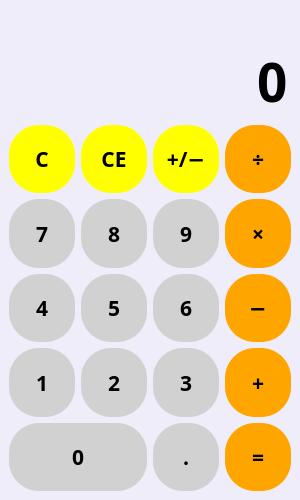
<?xml version="1.0" encoding="UTF-8"?>
<ui version="4.0">
 <class>MainWindow</class>
 <widget class="QMainWindow" name="MainWindow">
  <property name="geometry">
   <rect>
    <x>0</x>
    <y>0</y>
    <width>300</width>
    <height>500</height>
   </rect>
  </property>
  <property name="minimumSize">
   <size>
    <width>300</width>
    <height>500</height>
   </size>
  </property>
  <property name="windowTitle">
   <string>Calculator (by Dumanski)</string>
  </property>
  <property name="windowIcon">
   <iconset resource="files.qrc">
    <normaloff>:/icons/icons/calculate_black_24dp.png</normaloff>:/icons/icons/calculate_black_24dp.png</iconset>
  </property>
  <property name="styleSheet">
   <string notr="true">QWidget {
	color: black;
	background-color: #F0EDFA;
	font-family: Rubik;
	font-size: 16pt;
	font-weight: 500;
}

QPushButton {
	background-color: #D1D1D1;
	border-radius: 30px;
}

QPushButton:hover {
	background-color: #ADADAD;
}

QPushButton:pressed {
	background-color: #888;
}

/* Div, mul, sub, add, calc buttons style */
#btn_div, #btn_mult, #btn_minus, #btn_plus, #btn_calc {
	background-color: #FFA500;
}

#btn_div:hover, #btn_mult:hover, #btn_minus:hover, #btn_plus:hover, #btn_calc:hover {
	background-color: #CF8600;
}

#btn_div:pressed, #btn_mult:pressed, #btn_minus:pressed, #btn_plus:pressed, #btn_calc:pressed {
	background-color: #AD7100;
}

/*C, CE, Backspace, neg buttons style */
#btn_c, #btn_ce, #btn_backspace, #btn_negative{
	background-color: #FFFF00;
}

#btn_c:hover, #btn_ce:hover, #btn_backspace:hover, #btn_negative:hover{
	background-color: #C7C700;
}

#btn_c:pressed, #btn_ce:pressed, #btn_backspace:pressed, #btn_negative:pressed{
	background-color: #ADAD00;
}</string>
  </property>
  <property name="iconSize">
   <size>
    <width>24</width>
    <height>24</height>
   </size>
  </property>
  <widget class="QWidget" name="centralwidget">
   <layout class="QVBoxLayout" name="verticalLayout">
    <item>
     <widget class="QLabel" name="temp">
      <property name="sizePolicy">
       <sizepolicy hsizetype="Preferred" vsizetype="Maximum">
        <horstretch>0</horstretch>
        <verstretch>0</verstretch>
       </sizepolicy>
      </property>
      <property name="styleSheet">
       <string notr="true">color: #888</string>
      </property>
      <property name="text">
       <string/>
      </property>
      <property name="alignment">
       <set>Qt::AlignRight|Qt::AlignTrailing|Qt::AlignVCenter</set>
      </property>
     </widget>
    </item>
    <item>
     <widget class="QLineEdit" name="entry">
      <property name="sizePolicy">
       <sizepolicy hsizetype="Expanding" vsizetype="Maximum">
        <horstretch>0</horstretch>
        <verstretch>0</verstretch>
       </sizepolicy>
      </property>
      <property name="font">
       <font>
        <family>Rubik</family>
        <pointsize>40</pointsize>
        <weight>62</weight>
        <bold>true</bold>
       </font>
      </property>
      <property name="styleSheet">
       <string notr="true">font-size: 40pt;
border: none</string>
      </property>
      <property name="text">
       <string>0</string>
      </property>
      <property name="maxLength">
       <number>9</number>
      </property>
      <property name="alignment">
       <set>Qt::AlignRight|Qt::AlignTrailing|Qt::AlignVCenter</set>
      </property>
      <property name="readOnly">
       <bool>true</bool>
      </property>
     </widget>
    </item>
    <item>
     <layout class="QGridLayout" name="layout_buttons" rowstretch="0,0,0,0,0" rowminimumheight="0,0,0,0,0">
      <property name="sizeConstraint">
       <enum>QLayout::SetDefaultConstraint</enum>
      </property>
      <property name="leftMargin">
       <number>0</number>
      </property>
      <property name="spacing">
       <number>6</number>
      </property>
      <item row="2" column="1">
       <widget class="QPushButton" name="btn_5">
        <property name="sizePolicy">
         <sizepolicy hsizetype="Minimum" vsizetype="Expanding">
          <horstretch>0</horstretch>
          <verstretch>0</verstretch>
         </sizepolicy>
        </property>
        <property name="cursor">
         <cursorShape>PointingHandCursor</cursorShape>
        </property>
        <property name="text">
         <string>5</string>
        </property>
        <property name="shortcut">
         <string>5</string>
        </property>
       </widget>
      </item>
      <item row="1" column="1">
       <widget class="QPushButton" name="btn_8">
        <property name="sizePolicy">
         <sizepolicy hsizetype="Minimum" vsizetype="Expanding">
          <horstretch>0</horstretch>
          <verstretch>0</verstretch>
         </sizepolicy>
        </property>
        <property name="cursor">
         <cursorShape>PointingHandCursor</cursorShape>
        </property>
        <property name="text">
         <string>8</string>
        </property>
        <property name="shortcut">
         <string>8</string>
        </property>
       </widget>
      </item>
      <item row="0" column="1">
       <widget class="QPushButton" name="btn_ce">
        <property name="sizePolicy">
         <sizepolicy hsizetype="Minimum" vsizetype="Expanding">
          <horstretch>0</horstretch>
          <verstretch>0</verstretch>
         </sizepolicy>
        </property>
        <property name="cursor">
         <cursorShape>PointingHandCursor</cursorShape>
        </property>
        <property name="text">
         <string>CE</string>
        </property>
       </widget>
      </item>
      <item row="0" column="0">
       <widget class="QPushButton" name="btn_c">
        <property name="sizePolicy">
         <sizepolicy hsizetype="Minimum" vsizetype="Expanding">
          <horstretch>0</horstretch>
          <verstretch>0</verstretch>
         </sizepolicy>
        </property>
        <property name="cursor">
         <cursorShape>PointingHandCursor</cursorShape>
        </property>
        <property name="text">
         <string>C</string>
        </property>
        <property name="shortcut">
         <string>Esc</string>
        </property>
       </widget>
      </item>
      <item row="1" column="0">
       <widget class="QPushButton" name="btn_7">
        <property name="sizePolicy">
         <sizepolicy hsizetype="Minimum" vsizetype="Expanding">
          <horstretch>0</horstretch>
          <verstretch>0</verstretch>
         </sizepolicy>
        </property>
        <property name="cursor">
         <cursorShape>PointingHandCursor</cursorShape>
        </property>
        <property name="text">
         <string>7</string>
        </property>
        <property name="shortcut">
         <string>7</string>
        </property>
       </widget>
      </item>
      <item row="3" column="0">
       <widget class="QPushButton" name="btn_1">
        <property name="sizePolicy">
         <sizepolicy hsizetype="Minimum" vsizetype="Expanding">
          <horstretch>0</horstretch>
          <verstretch>0</verstretch>
         </sizepolicy>
        </property>
        <property name="cursor">
         <cursorShape>PointingHandCursor</cursorShape>
        </property>
        <property name="text">
         <string>1</string>
        </property>
        <property name="shortcut">
         <string>1</string>
        </property>
       </widget>
      </item>
      <item row="2" column="0">
       <widget class="QPushButton" name="btn_4">
        <property name="sizePolicy">
         <sizepolicy hsizetype="Minimum" vsizetype="Expanding">
          <horstretch>0</horstretch>
          <verstretch>0</verstretch>
         </sizepolicy>
        </property>
        <property name="cursor">
         <cursorShape>PointingHandCursor</cursorShape>
        </property>
        <property name="text">
         <string>4</string>
        </property>
        <property name="shortcut">
         <string>4</string>
        </property>
       </widget>
      </item>
      <item row="0" column="3">
       <widget class="QPushButton" name="btn_div">
        <property name="sizePolicy">
         <sizepolicy hsizetype="Minimum" vsizetype="Expanding">
          <horstretch>0</horstretch>
          <verstretch>0</verstretch>
         </sizepolicy>
        </property>
        <property name="cursor">
         <cursorShape>PointingHandCursor</cursorShape>
        </property>
        <property name="styleSheet">
         <string notr="true"/>
        </property>
        <property name="text">
         <string>÷</string>
        </property>
        <property name="shortcut">
         <string>/</string>
        </property>
       </widget>
      </item>
      <item row="0" column="2">
       <widget class="QPushButton" name="btn_negative">
        <property name="sizePolicy">
         <sizepolicy hsizetype="Minimum" vsizetype="Expanding">
          <horstretch>0</horstretch>
          <verstretch>0</verstretch>
         </sizepolicy>
        </property>
        <property name="cursor">
         <cursorShape>PointingHandCursor</cursorShape>
        </property>
        <property name="text">
         <string>+/−</string>
        </property>
        <property name="iconSize">
         <size>
          <width>24</width>
          <height>24</height>
         </size>
        </property>
       </widget>
      </item>
      <item row="2" column="2">
       <widget class="QPushButton" name="btn_6">
        <property name="sizePolicy">
         <sizepolicy hsizetype="Minimum" vsizetype="Expanding">
          <horstretch>0</horstretch>
          <verstretch>0</verstretch>
         </sizepolicy>
        </property>
        <property name="cursor">
         <cursorShape>PointingHandCursor</cursorShape>
        </property>
        <property name="text">
         <string>6</string>
        </property>
        <property name="shortcut">
         <string>6</string>
        </property>
       </widget>
      </item>
      <item row="1" column="2">
       <widget class="QPushButton" name="btn_9">
        <property name="sizePolicy">
         <sizepolicy hsizetype="Minimum" vsizetype="Expanding">
          <horstretch>0</horstretch>
          <verstretch>0</verstretch>
         </sizepolicy>
        </property>
        <property name="cursor">
         <cursorShape>PointingHandCursor</cursorShape>
        </property>
        <property name="text">
         <string>9</string>
        </property>
        <property name="shortcut">
         <string>9</string>
        </property>
       </widget>
      </item>
      <item row="1" column="3">
       <widget class="QPushButton" name="btn_mult">
        <property name="sizePolicy">
         <sizepolicy hsizetype="Minimum" vsizetype="Expanding">
          <horstretch>0</horstretch>
          <verstretch>0</verstretch>
         </sizepolicy>
        </property>
        <property name="cursor">
         <cursorShape>PointingHandCursor</cursorShape>
        </property>
        <property name="text">
         <string>×</string>
        </property>
        <property name="shortcut">
         <string>*</string>
        </property>
       </widget>
      </item>
      <item row="2" column="3">
       <widget class="QPushButton" name="btn_minus">
        <property name="sizePolicy">
         <sizepolicy hsizetype="Minimum" vsizetype="Expanding">
          <horstretch>0</horstretch>
          <verstretch>0</verstretch>
         </sizepolicy>
        </property>
        <property name="cursor">
         <cursorShape>PointingHandCursor</cursorShape>
        </property>
        <property name="styleSheet">
         <string notr="true">QpushButton:{
color: gb(255, 170, 0);
}</string>
        </property>
        <property name="text">
         <string>−</string>
        </property>
        <property name="shortcut">
         <string>-</string>
        </property>
       </widget>
      </item>
      <item row="3" column="3">
       <widget class="QPushButton" name="btn_plus">
        <property name="sizePolicy">
         <sizepolicy hsizetype="Minimum" vsizetype="Expanding">
          <horstretch>0</horstretch>
          <verstretch>0</verstretch>
         </sizepolicy>
        </property>
        <property name="cursor">
         <cursorShape>PointingHandCursor</cursorShape>
        </property>
        <property name="text">
         <string>+</string>
        </property>
        <property name="shortcut">
         <string>+</string>
        </property>
       </widget>
      </item>
      <item row="3" column="2">
       <widget class="QPushButton" name="btn_3">
        <property name="sizePolicy">
         <sizepolicy hsizetype="Minimum" vsizetype="Expanding">
          <horstretch>0</horstretch>
          <verstretch>0</verstretch>
         </sizepolicy>
        </property>
        <property name="cursor">
         <cursorShape>PointingHandCursor</cursorShape>
        </property>
        <property name="text">
         <string>3</string>
        </property>
        <property name="shortcut">
         <string>3</string>
        </property>
       </widget>
      </item>
      <item row="3" column="1">
       <widget class="QPushButton" name="btn_2">
        <property name="sizePolicy">
         <sizepolicy hsizetype="Minimum" vsizetype="Expanding">
          <horstretch>0</horstretch>
          <verstretch>0</verstretch>
         </sizepolicy>
        </property>
        <property name="cursor">
         <cursorShape>PointingHandCursor</cursorShape>
        </property>
        <property name="text">
         <string>2</string>
        </property>
        <property name="shortcut">
         <string>2</string>
        </property>
       </widget>
      </item>
      <item row="4" column="3">
       <widget class="QPushButton" name="btn_calc">
        <property name="sizePolicy">
         <sizepolicy hsizetype="Minimum" vsizetype="Expanding">
          <horstretch>0</horstretch>
          <verstretch>0</verstretch>
         </sizepolicy>
        </property>
        <property name="cursor">
         <cursorShape>PointingHandCursor</cursorShape>
        </property>
        <property name="styleSheet">
         <string notr="true">QPushButton:{
background-color: orange;
}</string>
        </property>
        <property name="text">
         <string>=</string>
        </property>
        <property name="shortcut">
         <string>Return</string>
        </property>
       </widget>
      </item>
      <item row="4" column="2">
       <widget class="QPushButton" name="btn_point">
        <property name="sizePolicy">
         <sizepolicy hsizetype="Minimum" vsizetype="Expanding">
          <horstretch>0</horstretch>
          <verstretch>0</verstretch>
         </sizepolicy>
        </property>
        <property name="cursor">
         <cursorShape>PointingHandCursor</cursorShape>
        </property>
        <property name="text">
         <string>.</string>
        </property>
        <property name="shortcut">
         <string>.</string>
        </property>
       </widget>
      </item>
      <item row="4" column="0" colspan="2">
       <widget class="QPushButton" name="btn_0">
        <property name="sizePolicy">
         <sizepolicy hsizetype="Minimum" vsizetype="Expanding">
          <horstretch>0</horstretch>
          <verstretch>0</verstretch>
         </sizepolicy>
        </property>
        <property name="minimumSize">
         <size>
          <width>0</width>
          <height>0</height>
         </size>
        </property>
        <property name="sizeIncrement">
         <size>
          <width>0</width>
          <height>0</height>
         </size>
        </property>
        <property name="cursor">
         <cursorShape>PointingHandCursor</cursorShape>
        </property>
        <property name="styleSheet">
         <string notr="true">#btn_0 {
	text-indent: 40%;
}</string>
        </property>
        <property name="text">
         <string>0</string>
        </property>
        <property name="shortcut">
         <string>0</string>
        </property>
       </widget>
      </item>
     </layout>
    </item>
   </layout>
  </widget>
 </widget>
 <resources>
  <include location="files.qrc"/>
 </resources>
 <connections/>
</ui>
